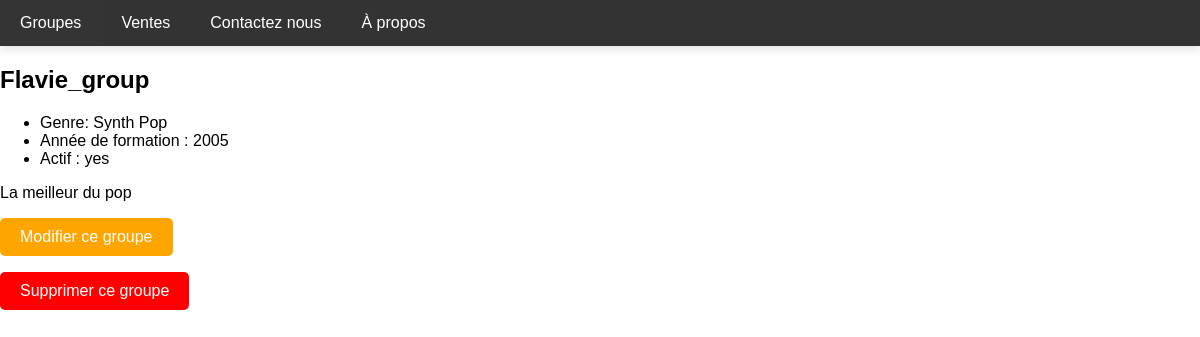
Screenshot of /bands/16/ with the database file from the repository.
### listings/models.py (models this page shows, shortened)
class Band(models.Model):
    class Genre(models.TextChoices):
        HIP_HOP = 'HH'
        SYNTH_POP = 'SP'
        ALTERNATIVE_ROCK = 'AR'
    genre = models.CharField(choices=Genre.choices, max_length=5)
    name = models.CharField(max_length=100)
    biography = models.CharField(max_length=1000)
    year_formed = models.fields.IntegerField(null=True, blank=True, default=0,
        validators=[MinValueValidator(1900), MaxValueValidator(2021)]
    )
    active = models.BooleanField(default=True)
    official_homepage = models.URLField(null=True, blank=True)

### listings/views.py (the view)
# urls.py: path('bands/<int:id>/', views.band_detail, name='band_detail'),
def band_detail(request, id):
    bands = get_object_or_404(Band, pk=id)
    return render(request, 'listings/band_detail.html', {'band': bands})

### listings/templates/listings/band_detail.html (shortened to what this page needs)
{% extends 'listings/base.html' %}
{% block content %}
<h2>{{ band.name }}</h2>
<ul>
    <li>Genre: {{ band.get_genre_display }}</li>
    <li>Année de formation : {{ band.year_formed }}</li>
    <li>Actif : {{ band.active|yesno }}</li>
</ul>
<p>{{ band.biography }}</p>
<form action="{% url 'band_update' band.id %}">
    <input class="styled_2" type="submit" value="Modifier ce groupe">
</form>
<form action="{% url 'band_delete' band.id %}">
    <input class="styled_3" type="submit" value="Supprimer ce groupe">
</form>
{% endblock %}

### listings/static/listings/styles.css (style rules this page uses)
body { font-family: Arial, sans-serif; margin: 0; padding: 0; }
.styled_2 { background-color: orange; color: white; padding: 10px 20px; font-size: 16px; border: none; border-radius: 5px; cursor: pointer; }
.styled_3 { background-color: red; color: white; padding: 10px 20px; font-size: 16px; border: none; border-radius: 5px; cursor: pointer; }

### rows the page displays
Band: name "Flavie_group", genre "Synth Pop", year_formed "2005", active "yes", biography "La meilleur du pop"
